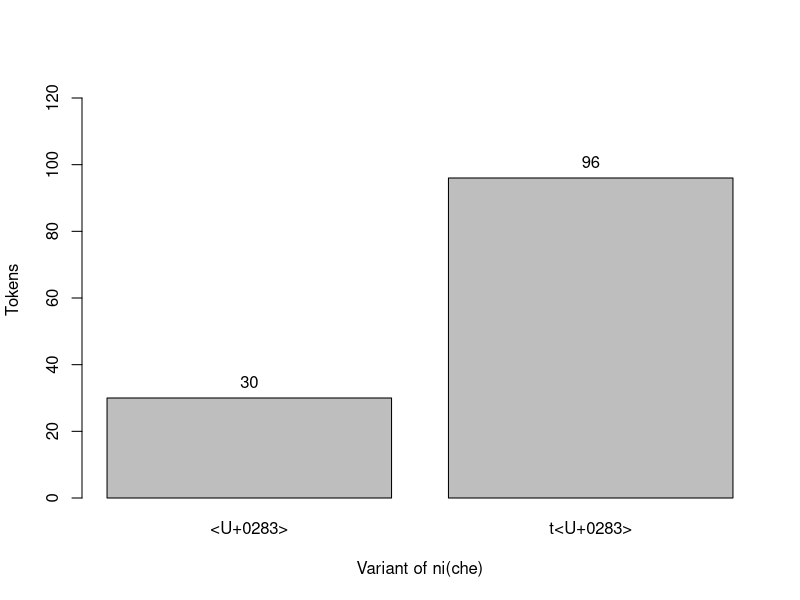
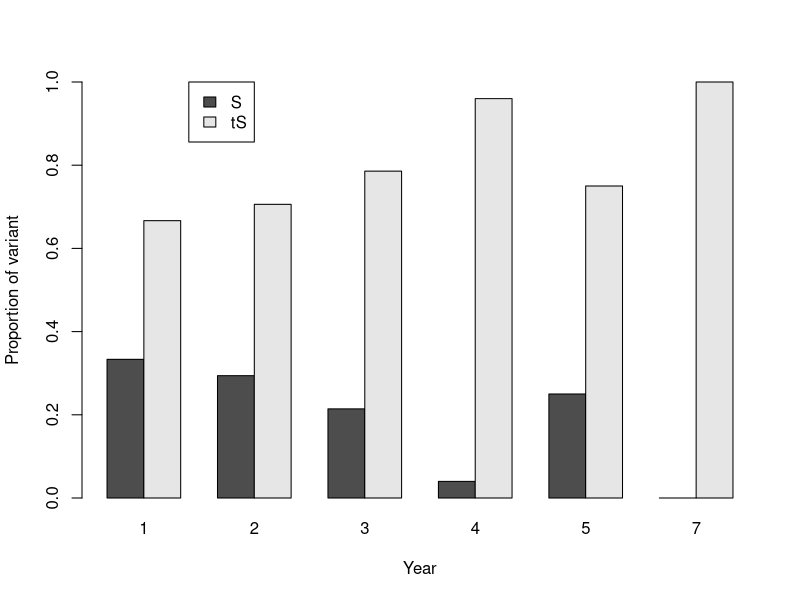

Write the R code that produced these figures, in order.
# This script analyzes the cleaned data in data_cleaned.csv from the Niche group project for my sociolinguistics course. Both tables and figures are generated here with ## ---- names for importing into Rtex writeup.

## ---- load_cleaned ----
data_cleaned <- read.csv("data_cleaned.csv",
                         header = TRUE)

## ---- load_packages ----
require("knitr")
require("plyr")

# Test of independance between nIche and niCHE
# Summary of counts in a table and in the margins
## ---- niche_niche_table ----
nIche_by_niCHE <- table(data_cleaned$nIche,
                        data_cleaned$niCHE)
kable(addmargins(nIche_by_niCHE),
      format = "latex")

# Chi-square test for independance for nIche by niCHE, expected counts and results
## ---- niche_niche_chisq_perform ----
nIche_by_niCHE_chisq_result <- chisq.test(nIche_by_niCHE)
## ---- niche_niche_chisq_expected ----
kable(nIche_by_niCHE_chisq_result$expected,
      format = "latex",
      digits = 2)
## ---- niche_niche_chisq_result ----
nIche_by_niCHE_chisq_result
## ---- niche_niche_chisq_residuals ----
kable(nIche_by_niCHE_chisq_result$residuals,
      format = "latex",
      digits = 2) # Actually sqrt of the residuals
# Ultimately shows that these variables are highly dependant, and so we can look at
# either one with the other factors and expect the same results. We'll use niCHE

# Overall distribution of niCHE
## ---- niche_overall_barplot_make ----
niCHE_overall <- table(data_cleaned$niCHE)
## ---- niche_overall_barplot_view ----
niCHE_overall_barplot <- barplot(niCHE_overall,
                                   ylim = c(0,
                                            1.3*max(niCHE_overall)),
                                   ylab = "Tokens",
                                   xlab = "Variant of ni(che)")
text(niCHE_overall_barplot,
     y = niCHE_overall,
     label = niCHE_overall,
     pos = 3)
        
# Test of independance between Age and niCHE
# Exclude those with unknown ages
## ---- age_niche_table ----
data_cleaned_sans_unknown_ages <- droplevels(data_cleaned[data_cleaned$Age != "Unknown",])

# Summary of counts in a table and in the margins, excluding unknown ages
niCHE_by_Age <- table(data_cleaned_sans_unknown_ages$niCHE,
                            data_cleaned_sans_unknown_ages$Age)
colnames(niCHE_by_Age) <- c("20 or Younger",
                            "Early 20s",
                            "Mid 20s or Older")
kable(addmargins(niCHE_by_Age),
      format = "latex")

# Chi-square test for independance for Age by niCHE, expected counts and results
## --- age_niche_chisq_perform ----
niCHE_by_Age_chisq_result <- chisq.test(niCHE_by_Age)
## --- age_niche_chisq_expected ----
kable(niCHE_by_Age_chisq_result$expected,
      format = "latex",
      digits = 2) # Consevatively, chi-square shouldn't be used
# Perform Fisher's exact test instead
## ---- age_niche_fish_perform ----
niCHE_by_Age_Fish_result <- fisher.test(niCHE_by_Age)
## ---- age_niche_fish_result ----
niCHE_by_Age_Fish_result
# The result is not significant by any likely alpha
        
# Test of independance between Gender and niCHE
# Summary of counts in a table and in the margins
## ---- gender_niche_table ----
niCHE_by_Gender <- table(data_cleaned$niCHE,
                         data_cleaned$Gender)
kable(addmargins(niCHE_by_Gender),
      format = "latex")

# Chi-square test for independance for Gender by niCHE, expected counts and results
## ---- gender_niche_chisq_perform ----
niCHE_by_Gender_chisq_result <- chisq.test(niCHE_by_Gender)
## ---- gender_niche_chisq_expected ----
kable(niCHE_by_Gender_chisq_result$expected,
      format = "latex",
      digits = 2)
## ---- gender_niche_chisq_result ----
niCHE_by_Gender_chisq_result
# The result is not significant by any likely alpha
    
# Test of independance between Ethnicity and niCHE
# Summary of counts in a table and in the margins
## ---- ethnicity_niche_table ----
niCHE_by_Ethnicity <- table(data_cleaned$niCHE,
                         data_cleaned$Ethnicity)
kable(addmargins(niCHE_by_Ethnicity),
      format = "latex")

# Chi-square test for independance for Ethnicity by niCHE, expected counts and results
## ---- ethnicity_niche_chisq_perform ----
niCHE_by_Ethnicity_chisq_result <- chisq.test(niCHE_by_Ethnicity)
## ---- ethnicity_niche_chisq_expected ----
kable(niCHE_by_Ethnicity_chisq_result$expected,
      format = "latex",
      digits = 2) # Definitely not appropriate to use chi-square
# Perform Fisher's exact test instead
## ---- ethnicity_niche_fish_perform ----
niCHE_by_Ethnicity_Fish_result <- fisher.test(niCHE_by_Ethnicity)
## ---- ethnicity_niche_fish_result ----
niCHE_by_Ethnicity_Fish_result
# The result is not significant by any likely alpha

# Test of independance between Location and niCHE
# Summary of counts in a table and in the margins
## ---- location_niche_table ----
niCHE_by_Location <- table(data_cleaned$niCHE,
                         data_cleaned$Location)
colnames(niCHE_by_Location) <- c("Downtown",
                                 "North Campus",
                                 "South Campus")
kable(addmargins(niCHE_by_Location),
      format = "latex")

# Chi-square test for independance for Location by niCHE, expected counts and results
## ---- location_niche_chisq_perform ----
niCHE_by_Location_chisq_result <- chisq.test(niCHE_by_Location)
## ---- location_niche_chisq_expected ----
kable(niCHE_by_Location_chisq_result$expected,
      format = "latex",
      digits = 2)
## ---- location_niche_chisq_result ----
niCHE_by_Location_chisq_result
# The result is not significant by any likely alpha

# Test of independance between Year and niCHE
# Exclude those with unknown ages or who were non-students, the non-students only numbering 2
## ---- year_niche_table ----
data_cleaned_sans_unknown_and_nonstudent_years <- droplevels(data_cleaned[data_cleaned$Year != "Unknown" & data_cleaned$Year != "Not_student",])

# Summary of counts in a table and in the margins
niCHE_by_Year <- table(data_cleaned_sans_unknown_and_nonstudent_years$niCHE,
                       data_cleaned_sans_unknown_and_nonstudent_years$Year)
addmargins(niCHE_by_Year)
kable(addmargins(niCHE_by_Year),
      format = "latex")

# Chi-square test for independance for Year by niCHE, expected counts and results
## ---- year_niche_chisq_perform ----
niCHE_by_Year_chisq_result <- chisq.test(niCHE_by_Year)
## ---- year_niche_chisq_expected ----
kable(niCHE_by_Year_chisq_result$expected,
      format = "latex",
      digits = 2) # Pretty inappropriate to use chi-square
# Perform Fisher's exact test instead
## ---- year_niche_fish_perform ----
niCHE_by_Year_Fish_result <- fisher.test(niCHE_by_Year)
## ---- year_niche_fish_result ----
niCHE_by_Year_Fish_result
# The result is not significant by any likely alpha
    
# There seems to be a pattern, though.
# Create a side by side bar graph for Year by niCHE to show it
## ---- year_niche_barplot_make ----
niCHE_by_Year_props <- prop.table(niCHE_by_Year,
                                  2)
## ---- year_niche_barplot_view ----
niCHE_by_Year_barplot <- barplot(niCHE_by_Year_props,
                                 beside = TRUE,
                                 ylim = c(0,
                                          1),
                                 xlab = "Year",
                                 ylab = "Proportion of variant",
                                 legend = c("S",
                                            "tS"),
                                 args.legend = list(x = 5,
                                                    y = 1))